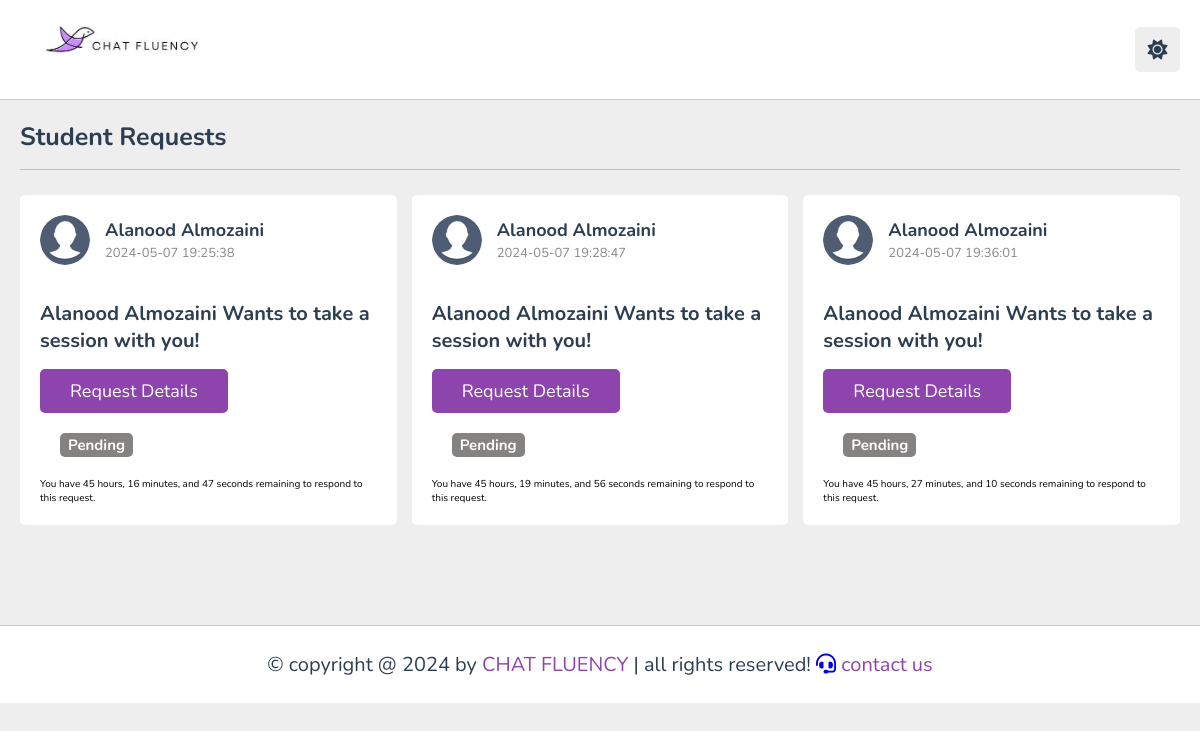
The app's page /learner_requests.php with its own data.
### tables this page shows
CREATE TABLE `learningrequests` (
  `RequestID` int(11) NOT NULL,
  `LearnerID` int(11) NOT NULL,
  `PartnerID` int(11) NOT NULL,
  `LanguageToLearn` set('English','Spanish','French','Mandarian Chinese','Arabic','Hindi','Russian','Portuguese','Bengali','German') NOT NULL,
  `ProficiencyLevel` set('Beginner','Intermediate','Advanced','') DEFAULT NULL,
  `PreferredSchedule` varchar(50) DEFAULT NULL,
  `SessionDuration` varchar(15) DEFAULT NULL,
  `RequestDate` timestamp NOT NULL DEFAULT current_timestamp(),
  `Status` enum('Pending','Accepted','Rejected') DEFAULT 'Pending',
  `LearnerGoals` text NOT NULL,
  `RequestTimestamp` timestamp NOT NULL DEFAULT current_timestamp(),
  `Withdrawn` tinyint(1) DEFAULT 0
);

CREATE TABLE `languagelearners` (
  `LearnerID` int(11) NOT NULL,
  `FirstName` varchar(15) NOT NULL,
  `LastName` varchar(15) NOT NULL,
  `Email` varchar(30) NOT NULL,
  `Password` varchar(50) NOT NULL,
  `Photo` varchar(255) DEFAULT NULL,
  `City` varchar(20) DEFAULT NULL,
  `Location` varchar(100) DEFAULT NULL,
  `User_Role` enum('learner','partner') NOT NULL DEFAULT 'learner'
);

### connect.php (called while the page is built, shortened)
<?php
class Connect {
    private $servername = "localhost";
    private $username = "root";
    private $password = "";
    private $dbname = "chatfluency";
    public function __construct() {
        $this->conn = mysqli_connect($this->servername, $this->username, $this->password, $this->dbname);
    }
}
?>

### learner_requests.php (the view, shortened to what this page needs)
<?php
include 'connect.php';
$connection = new Connect();
$sql = "SELECT lr.*, ll.FirstName AS LearnerFirstName, ll.LastName AS LearnerLastName, ll.Photo
        FROM LearningRequests lr
        INNER JOIN LanguageLearners ll ON lr.LearnerID = ll.LearnerID";
$stmt = $connection->conn->query($sql);
function getStatusColor($status) {
   switch ($status) {
       case 'Pending':
           return 'pending';
           break;
   }
}
?>
<!DOCTYPE html>
<html lang="en">
<head>
   <link rel="stylesheet" href="https://cdnjs.cloudflare.com/ajax/libs/font-awesome/6.1.2/css/all.min.css">
   <link rel="stylesheet" href="style.css">
</head>
<body>
<header class="header">
   <section class="flex">
      <a href="home.php" class="logo"> <img src = "images/logo.jpg" width="210" height="60" alt="logo"></a>
      <div class="icons">
         <div id="toggle-btn" class="fas fa-sun"></div>
      </div>
   </section>
</header>
<section class="courses">
   <h1 class="heading">Student Requests</h1>
   <div class="box-container">
   <?php
if ($stmt && $stmt->num_rows > 0) {
    while ($row = $stmt->fetch_assoc()) {
if ($row["Status"] === "Pending") {
   $remainingTime = (47 * 3600) + (59 * 60) + 59;
   $currentTime = time();
   $requestTime = strtotime($row["RequestTimestamp"]);
   $elapsedTime = $currentTime - $requestTime;
   $remainingTime -= $elapsedTime;
   $remainingTime = max(0, $remainingTime);
   $remainingHours = floor($remainingTime / 3600);
   $remainingMinutes = floor(($remainingTime % 3600) / 60);
   $remainingSeconds = $remainingTime % 60;
} else {
   $remainingTime = null;
}
        echo '<div class="box">';
        echo '<div class="tutor">';
        echo '<img src="images/' . $row["Photo"] . '" alt="Learner photo">';
        echo '<div class="info">';
        $learner_name = $row["LearnerFirstName"] . ' ' . $row["LearnerLastName"];
        echo '<h3>' . $learner_name . '</h3>';
        echo '<span>' . $row["RequestDate"] . '</span>';
        echo '</div>';
        echo '</div>';
        echo '<h3 class="title">' . $learner_name . ' Wants to take a session with you!</h3>';
        echo '<a href="Request_Details.php?request_id=' . $row["RequestID"] . '" class="inline-btn">Request Details</a>';
        echo '<div class="box">';
        $status = $row["Status"];
        echo '<div class="request-status ' . getStatusColor($status) . '">' . $status . ' </div>';
        echo '</div>';
if ($remainingTime !== null && $remainingTime > 0) {
   echo "<p>You have " . $remainingHours . " hours, " . $remainingMinutes . " minutes, and " . $remainingSeconds . " seconds remaining to respond to this request.</p>";
} elseif ($remainingTime !== null && $remainingTime <= 0) {
   $delete_request = $connection->conn->prepare("DELETE FROM LearningRequests WHERE RequestID = ?");
   $delete_request->bind_param("i", $row["RequestID"]);
   $delete_request->execute();
   continue;
}
        echo '</div>';
    }
} else {
    echo "<p>No learner requests found.</p>";
}
?>
   </div>
</section>
<footer style="margin-top : 80px;" class="footer">
   &copy; copyright @ 2024 by <span>CHAT FLUENCY</span> | all rights reserved!
   <a href="contact_partner.php"><i class="fas fa-headset"></i><span> contact us</span></a>
</footer>
</body>
</html>

### style.css (style rules this page uses)
:root { --main-color:#8e44ad; --red:#e74c3c; --orange:#f39c12; --light-color:#888; --light-bg:#eee; --black:#2c3e50; --white:#fff; --border:.1rem solid rgba(0,0,0,.2); }
* { font-family: 'Nunito', sans-serif; margin:0; padding:0; box-sizing: border-box; outline: none; border:none; text-decoration: none; }
html { font-size: 62.5%; overflow-x: hidden; }
body { background-color: var(--light-bg); padding-left: 30rem; }
section { padding:2rem; margin: 0 auto; max-width: 1200px; }
.heading { font-size: 2.5rem; color:var(--black); margin-bottom: 2.5rem; border-bottom: var(--border); padding-bottom: 1.5rem; text-transform: capitalize; }
.inline-btn, .inline-option-btn, .inline-delete-btn, .btn, .delete-btn, .option-btn { border-radius: .5rem; color:#fff; font-size: 1.8rem; cursor: pointer; text-transform: capitalize; padding:1rem 3rem; text-align: center; margin-top: 1rem; }
.inline-btn, .inline-option-btn, .inline-delete-btn { display: inline-block; }
.btn, .inline-btn { background-color: var(--main-color); }
.header { position: sticky; top:0; left:0; right: 0; background-color: var(--white); z-index: 1000; border-bottom: var(--border); }
.header .flex { display: flex; align-items: center; justify-content: space-between; position: relative; padding: 1.5rem 2rem; }
.header .flex .logo { font-size: 2.5rem; color: var(--black); }
.header .flex .icons div { font-size: 2rem; color:var(--black); background-color: var(--light-bg); border-radius: .5rem; height: 4.5rem; width: 4.5rem; line-height: 4.5rem; cursor: pointer; text-align: center; margin-left: .7rem; }
.courses .box-container { display: grid; grid-template-columns: repeat(auto-fit, minmax(30rem, 1fr)); gap:1.5rem; justify-content: center; align-items: flex-start; }
.courses .box-container .box { border-radius: .5rem; background-color: var(--white); padding: 2rem; }
.courses .box-container .box .tutor { display: flex; align-items: center; gap: 1.5rem; margin-bottom: 2.5rem; }
.courses .box-container .box .tutor img { height: 5rem; width: 5rem; border-radius: 50%; object-fit: cover; }
.courses .box-container .box .tutor h3 { font-size: 1.8rem; color: var(--black); margin-bottom: .2rem; }
.courses .box-container .box .tutor span { font-size: 1.3rem; color:var(--light-color); }
.courses .box-container .box .title { font-size: 2rem; color: var(--black); padding-bottom: .5rem; padding-top: 1rem; }
.footer { background-color: var(--white); border-top: var(--border); position: sticky; bottom: 0; left: 0; right: 0; text-align: center; font-size: 2rem; padding:2.5rem 2rem; color:var(--black); margin-top: 1rem; z-index: 1000; }
.footer span { color:var(--main-color); }
@media (max-width:1200px) { body { padding-left: 0; } }
.request-status { display: inline-block; padding: 2px 8px; border-radius: 5px; font-weight: bold; font-size: 1.5rem; }
.pending { background-color: rgb(133, 130, 130); color: white; }

### records on screen
learningrequests: LearnerID.Photo (placeholder picture), LearnerID.LastName "Alanood Almozaini", RequestDate "2024-05-07 19:25:38", Status "Pending", remainingHours "45", remainingMinutes "16", remainingSeconds "47"
learningrequests: LearnerID.Photo (placeholder picture), LearnerID.LastName "Alanood Almozaini", RequestDate "2024-05-07 19:28:47", Status "Pending", remainingHours "45", remainingMinutes "19", remainingSeconds "56"
learningrequests: LearnerID.Photo (placeholder picture), LearnerID.LastName "Alanood Almozaini", RequestDate "2024-05-07 19:36:01", Status "Pending", remainingHours "45", remainingMinutes "27", remainingSeconds "10"
